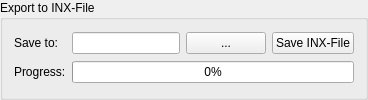
            <widget class="QgsCollapsibleGroupBox" name="mGroupBox_3">
             <property name="title">
              <string>Export to INX-File</string>
             </property>
             <layout class="QGridLayout" name="gridLayout_10">
              <item row="0" column="1">
               <widget class="QLineEdit" name="lineEdit">
                <property name="text">
                 <string/>
                </property>
               </widget>
              </item>
              <item row="0" column="0">
               <widget class="QLabel" name="label_9">
                <property name="text">
                 <string>Save to:</string>
                </property>
               </widget>
              </item>
              <item row="0" column="3">
               <widget class="QPushButton" name="bt_SaveINX">
                <property name="text">
                 <string>Save INX-File</string>
                </property>
               </widget>
              </item>
              <item row="0" column="2">
               <widget class="QPushButton" name="bt_SaveTo">
                <property name="text">
                 <string>...</string>
                </property>
               </widget>
              </item>
              <item row="1" column="0">
               <widget class="QLabel" name="label_8">
                <property name="text">
                 <string>Progress:</string>
                </property>
               </widget>
              </item>
              <item row="1" column="1" colspan="3">
               <widget class="QProgressBar" name="pb_main">
                <property name="value">
                 <number>0</number>
                </property>
               </widget>
              </item>
             </layout>
            </widget>
